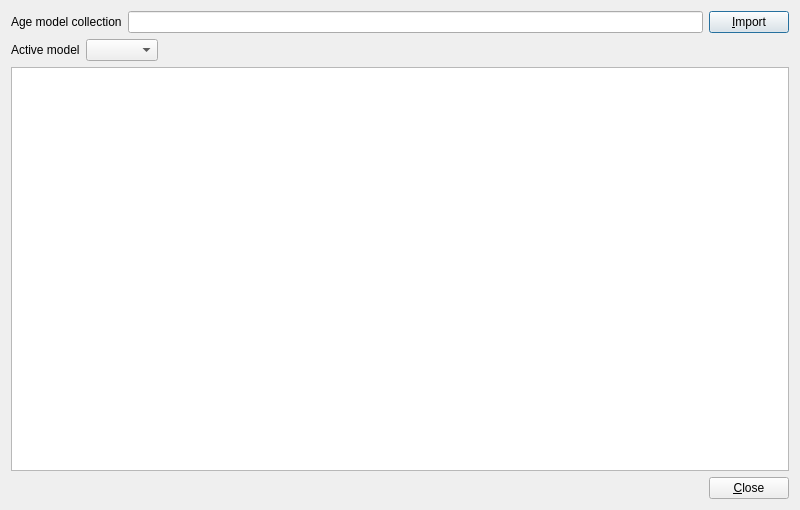
<?xml version="1.0" encoding="UTF-8"?>
<ui version="4.0">
 <class>AgeModelManagerDialog</class>
 <widget class="QDialog" name="AgeModelManagerDialog">
  <property name="geometry">
   <rect>
    <x>0</x>
    <y>0</y>
    <width>800</width>
    <height>510</height>
   </rect>
  </property>
  <property name="windowTitle">
   <string>Manage Age Models</string>
  </property>
  <layout class="QGridLayout" name="gridLayout">
   <item row="1" column="0">
    <layout class="QHBoxLayout" name="horizontalLayout_3">
     <item>
      <widget class="QLabel" name="label_2">
       <property name="text">
        <string>Active model</string>
       </property>
      </widget>
     </item>
     <item>
      <widget class="QComboBox" name="combo_active_model"/>
     </item>
    </layout>
   </item>
   <item row="1" column="1">
    <spacer name="horizontalSpacer_2">
     <property name="orientation">
      <enum>Qt::Horizontal</enum>
     </property>
     <property name="sizeHint" stdset="0">
      <size>
       <width>40</width>
       <height>20</height>
      </size>
     </property>
    </spacer>
   </item>
   <item row="0" column="0" colspan="2">
    <layout class="QHBoxLayout" name="horizontalLayout_2">
     <item>
      <widget class="QLabel" name="label">
       <property name="text">
        <string>Age model collection</string>
       </property>
      </widget>
     </item>
     <item>
      <widget class="QLineEdit" name="line_edit_collection"/>
     </item>
     <item>
      <widget class="QPushButton" name="button_import">
       <property name="text">
        <string>&amp;Import</string>
       </property>
      </widget>
     </item>
    </layout>
   </item>
   <item row="2" column="0" colspan="2">
    <widget class="QTableView" name="table_age_models"/>
   </item>
   <item row="3" column="0" colspan="2">
    <layout class="QHBoxLayout" name="horizontalLayout">
     <item>
      <spacer name="horizontalSpacer">
       <property name="orientation">
        <enum>Qt::Horizontal</enum>
       </property>
       <property name="sizeHint" stdset="0">
        <size>
         <width>418</width>
         <height>20</height>
        </size>
       </property>
      </spacer>
     </item>
     <item>
      <widget class="QPushButton" name="button_close">
       <property name="text">
        <string>&amp;Close</string>
       </property>
      </widget>
     </item>
    </layout>
   </item>
  </layout>
 </widget>
 <resources/>
 <connections>
  <connection>
   <sender>button_close</sender>
   <signal>clicked()</signal>
   <receiver>AgeModelManagerDialog</receiver>
   <slot>reject()</slot>
   <hints>
    <hint type="sourcelabel">
     <x>463</x>
     <y>331</y>
    </hint>
    <hint type="destinationlabel">
     <x>204</x>
     <y>302</y>
    </hint>
   </hints>
  </connection>
 </connections>
</ui>
